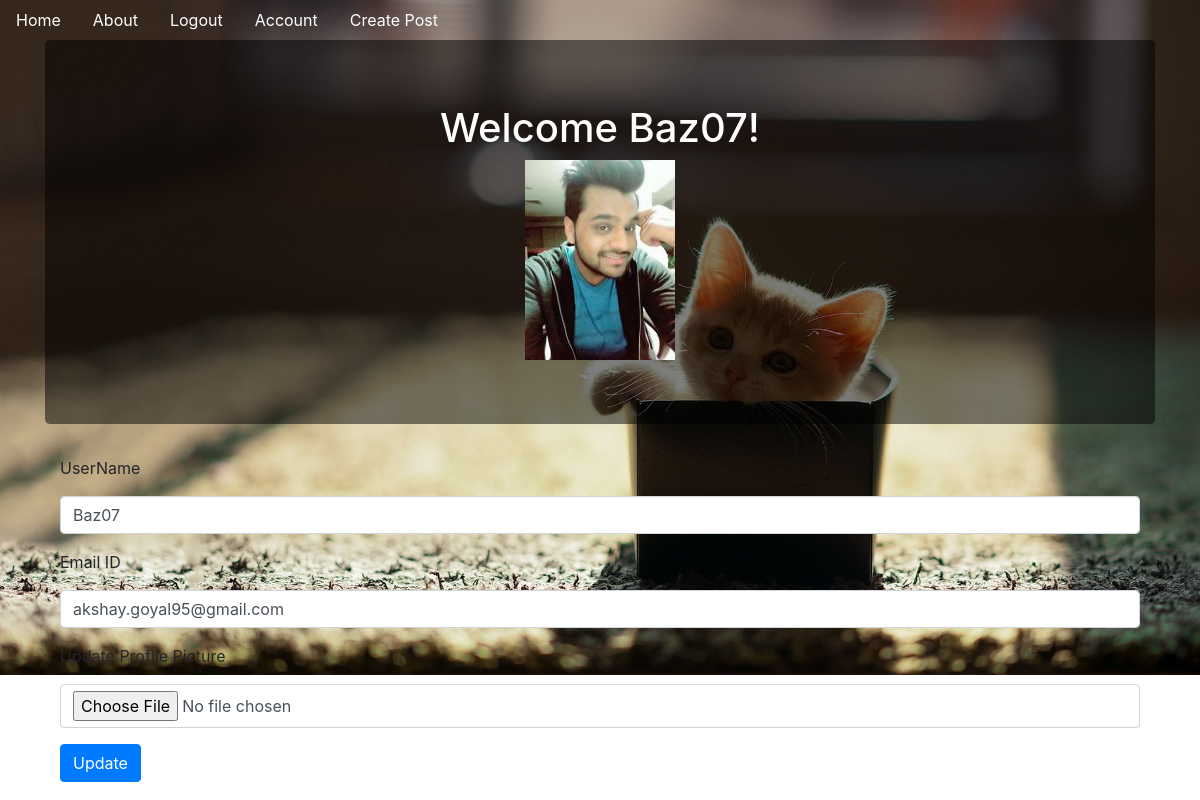
The page /account (signed in) on the database its author committed.
### companyblog/models.py (models this page shows, shortened)
class User(db.Model, UserMixin): ## UserMixin For Login
    __tablename__ = "users"
    id = db.Column(db.Integer, primary_key = True)
    profile_image = db.Column(db.String(64), nullable=False, default = 'default_profile.png')
    email = db.Column(db.String(64), unique = True, index =True)
    username = db.Column(db.String(64), unique = True, index = True)
    password_hash = db.Column(db.String(128))
    posts = db.relationship('BlogPost', backref = "author", lazy=True)

### companyblog/users/views.py (the view)
@users.route("/account", methods = ['POST', 'GET'])
@login_required
def account():
    form = UpdateUserForm()
    if form.validate_on_submit():
        if form.picture.data:
            username = current_user.username
            pic = add_profile_pic(form.picture.data, username)
            current_user.profile_image = pic ## under User we have profile_image
        current_user.username = form.username.data
        current_user.email = form.email.data
        db.session.commit()
        flash("Account Updated!")
        return redirect(url_for("users.account"))
    elif request.method =="GET":
        form.username.data = current_user.username
        form.email.data = current_user.email
    profile_image = url_for('static', filename = "profile_pics/" + current_user.profile_image)
    return render_template("account.html", profile_image= profile_image, form = form)

### companyblog/users/forms.py (shortened to what this page needs)
class UpdateUserForm(FlaskForm):
    email = StringField("Email ID", validators=[DataRequired(), Email()])
    username = StringField("UserName", validators=[DataRequired()])
    picture = FileField("Update Profile Picture", validators=[FileAllowed(["jpg", "png"])])
    submit = SubmitField("Update")

### companyblog/models.py (called while the page is built)
@login_manager.user_loader
def load_user(user_id):
    return User.query.get(user_id)

### companyblog/templates/account.html (shortened to what this page needs)
{% extends "base.html" %}
{% block content %}
<div class = "jumbotron">
    <div align = 'center'>
        <h1>Welcome {{current_user.username}}!</h1>
        <img align = 'center' src="{{url_for('static', filename = 'profile_pics/' + current_user.profile_image)}}">
    </div>
</div>
<div class = "container">
    <form method = "POST" action= "" enctype="multipart/form-data">
        <div class = "form-group">
            {{form.username.label(class = "form-group")}}
            {{form.username(class = "form-control")}}
        </div>
        <div class = "form-group">
            {{form.email.label(class = "form-group")}}
            {{form.email(class = "form-control")}}
        </div>
        <div class = "form-group">
            {{form.picture.label(class = "form-group")}}
            {{form.picture(class = "form-control")}}
        </div>
        <div class = "form-group">
            {{form.submit(class = "btn btn-primary")}}
        </div>
    </form>
</div>
{% endblock %}

### companyblog/templates/base.html (style rules this page uses)
body { background-image: url(../static/4.jpg); background-repeat: no-repeat; background-attachment: fixed; background-size: 100%; }

### companyblog/templates/account.html (style rules this page uses)
.jumbotron { background: #7f7f7f; background: rgba(0,0,0,0.5); color: White; }

### rows shown on the page
User: username "Baz07", profile_image (picture), email "akshay.goyal95@gmail.com"
